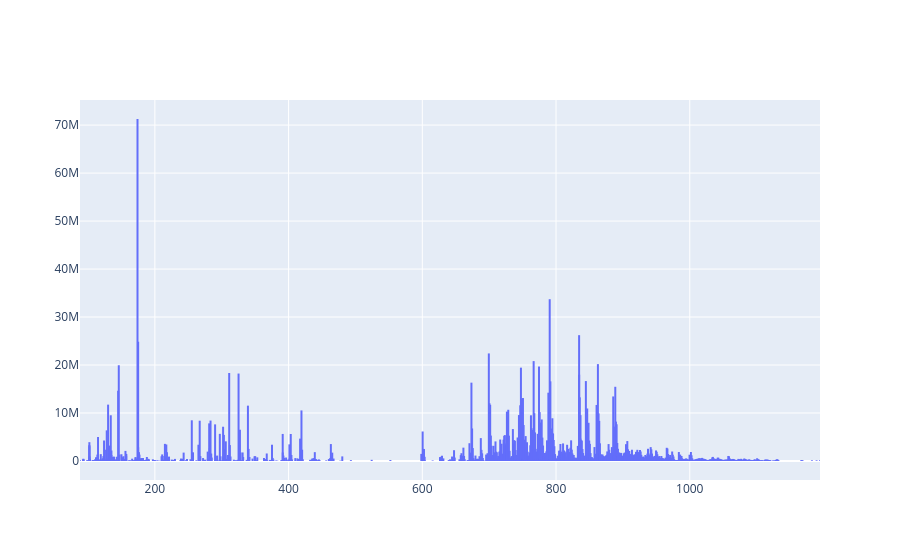

Notebook source saved alongside this figure:
### Markdown cell above
## Let's look at the TIC spectrum again after filtering:

### Code cell
tic_spectrum_new = data_m.sum(axis=0)

fig = go.Figure(go.Scatter(
    x=np.repeat(mz, 3),
    y=np.ravel(np.column_stack([np.zeros_like(tic_spectrum), tic_spectrum_new, np.nan * tic_spectrum_new])),
    mode="lines"
))

fig.show()

### Figure 1 — Plotly figure (JSON) as saved in the notebook; plotly's stock layout.template omitted (floating-point values rounded to 4 significant figures; data arrays with more than 128 entries replaced by an {"elided": "..."} marker saying what was removed)
{"data": [{"mode": "lines", "type": "scatter", "x": {"elided": "3816 float values"}, "y": {"elided": "3816 float values"}}], "layout": {}}
